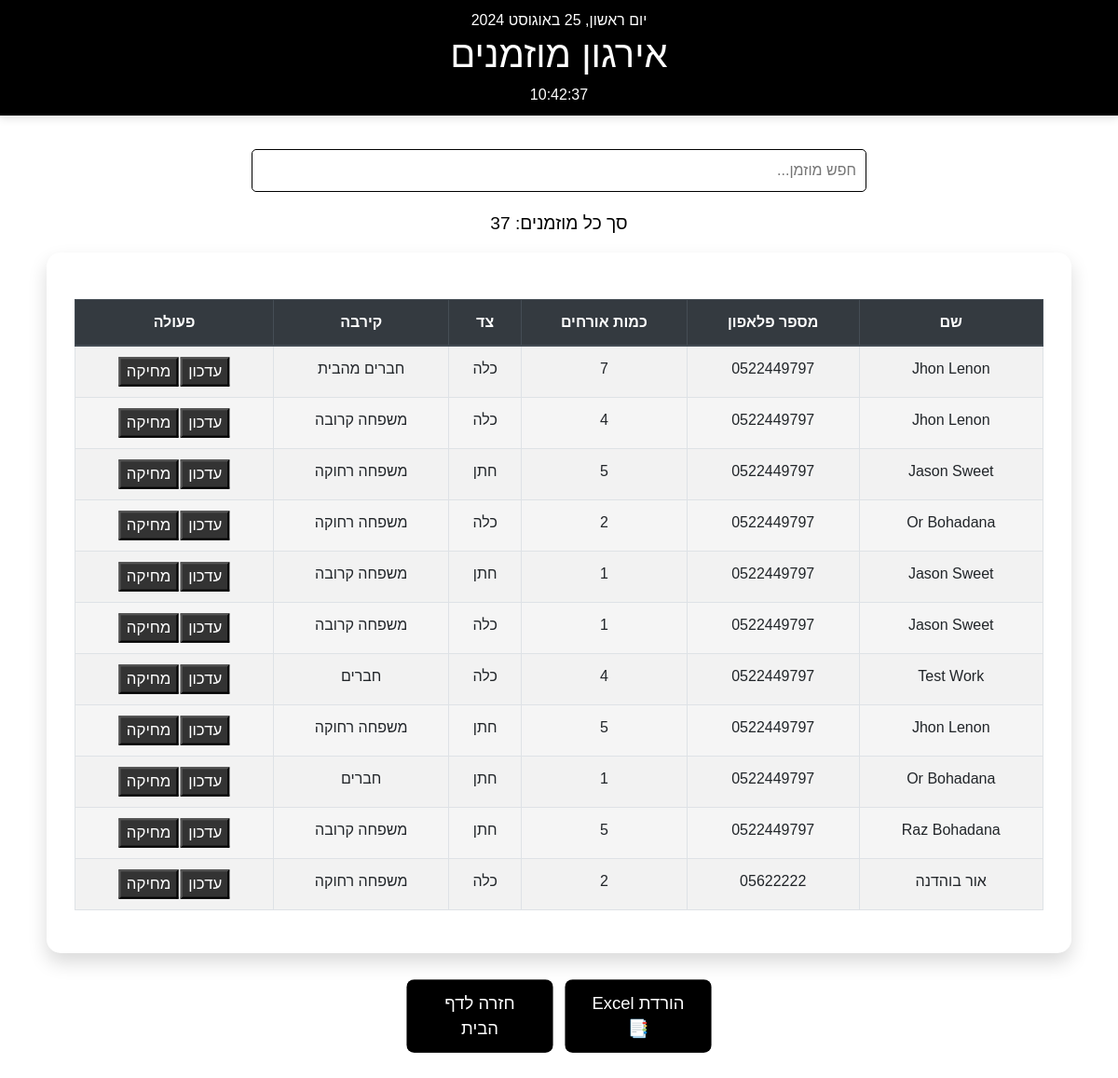
Page /guest_table on the committed database.
### tables this page shows
CREATE TABLE people (
                id INTEGER PRIMARY KEY AUTOINCREMENT,
                name TEXT NOT NULL,
                phone TEXT NOT NULL,
                number_guests INTEGER NOT NULL,
                side TEXT NOT NULL,
                relationship TEXT NOT NULL
            );

### app.py (the view)
@app.route('/guest_table', methods=['GET'])
def guest_table():
    with sqlite3.connect('people.db') as conn:
        cursor = conn.cursor()
        cursor.execute('SELECT * FROM people')
        myresulet = cursor.fetchall()
        total_guests=get_total_guests()
    if not myresulet:
        logger.info('The table is empty')
        return render_template('empty-table.html')
    else:
        logger.info('Displaying the table in route /guest_table')
        return render_template('guest_table.html', rows=myresulet, total_guests=total_guests)

### app.py (called while the page is built)
def get_total_guests():
        with sqlite3.connect('people.db') as conn:
            cursor = conn.cursor()
            cursor.execute('SELECT * FROM people')
            myresulet = cursor.fetchall()
            total_guests = sum(row[3] for row in myresulet)
            conn.commit()
            return total_guests

### templates/guest_table.html (shortened to what this page needs)
<!DOCTYPE html>
<html lang="he">
  <head>
    <link
      href="https://stackpath.bootstrapcdn.com/bootstrap/4.5.2/css/bootstrap.min.css"
      rel="stylesheet"
    />
  </head>
  <body>
    <header>
      <div class="header-content">
        <div id="date" class="date"></div>
        <h1>אירגון מוזמנים</h1>
        <div id="clock" class="clock"></div>
      </div>
    </header>
    <div class="container">
      <div class="search-container">
        <input
          type="text"
          class="search-input"
          placeholder="חפש מוזמן..."
          oninput="searchTable()"
        />
      </div>
      <p class="total_guest">סך כל מוזמנים: {{ total_guests }}</p>
      <div class="table-container">
        <table class="table table-striped table-bordered">
          <thead class="thead-dark">
            <tr>
              <th>שם</th>
              <th>מספר פלאפון</th>
              <th>כמות אורחים</th>
              <th>צד</th>
              <th>קירבה</th>
              <th>פעולה</th>
            </tr>
          </thead>
          <tbody id="guestTable">
            {% for row in rows %}
            <tr data-id="{{ row[0] }}">
              <td class="editable">{{ row[1] }}</td>
              <td class="editable">{{ row[2] }}</td>
              <td class="editable">{{ row[3] }}</td>
              <td class="editable">{{ row[4] }}</td>
              <td class="editable">{{ row[5] }}</td>
              <td>
                <button
                  type="button"
                  class="edit-btn"
                  onclick="editGuest(this)"
                >
                  עדכון
                </button>
                <button
                  type="button"
                  class="delete-btn"
                  onclick="deleteGuest(this)"
                >
                  מחיקה
                </button>
              </td>
            </tr>
            {% endfor %}
          </tbody>
        </table>
      </div>
      <div class="button-group">
        <form method="get" action="/download">
          <button type="submit" class="btn download-button">
            הורדת Excel 📑
          </button>
        </form>
        <button class="btn btn-back" onclick="window.location.href='/'">
          חזרה לדף הבית
        </button>
      </div>
    </div>
  </body>
</html>

### templates/guest_table.html (style rules this page uses)
body { font-family: "Arial", sans-serif; background-color: #ffffff; margin: 0; padding: 30px; text-align: right; direction: rtl; color: #000000; }
header { position: fixed; top: 0; left: 0; width: 100%; background-color: #000000; color: white; padding: 10px; z-index: 1000; box-shadow: 0 4px 8px rgba(0, 0, 0, 0.1); display: block; text-align: center; }
.container { max-width: 1200px; margin: 100px auto 20px auto; padding: 20px; }
.table-container { background-color: #ffffff; border-radius: 15px; box-shadow: 0 10px 20px rgba(0, 0, 0, 0.15); padding: 30px; }
table { width: 100%; border-collapse: collapse; margin-top: 20px; text-align: center; }
th, td { padding: 15px; border: 1px solid #000000; }
th { background-color: #000000; color: white; }
tbody tr:nth-child(even) { background-color: #f5f5f5; }
tbody tr:nth-child(odd) { background-color: #ffffff; }
.search-container { text-align: center; margin-bottom: 20px; margin-top: 10px; }
.total_guest { text-align: center; margin-top: 10px; font-size: 1.2em; color: #000000; }
.search-input { width: 60%; padding: 10px; border: 1px solid #000000; border-radius: 5px; font-size: 16px; color: #000000; }
button.btn, .save { width: 150px; padding: 10px 20px; font-size: 1.1em; border-radius: 8px; cursor: pointer; transition: background-color 0.3s ease, transform 0.2s ease; text-align: center; background-color: #000000; color: white; margin: 10px; }
button, .save:hover { background-color: #333333; transform: scale(1.05); color: white; }
.button-group { margin-top: 20px; display: flex; justify-content: center; }

### rows in the picture
people: name "Jhon Lenon", phone "0522449797", number_guests "7", side "כלה", relationship "חברים מהבית"
people: name "Jhon Lenon", phone "0522449797", number_guests "4", side "כלה", relationship "משפחה קרובה"
people: name "Jason Sweet", phone "0522449797", number_guests "5", side "חתן", relationship "משפחה רחוקה"
people: name "Or Bohadana", phone "0522449797", number_guests "2", side "כלה", relationship "משפחה רחוקה"
people: name "Jason Sweet", phone "0522449797", number_guests "1", side "חתן", relationship "משפחה קרובה"
people: name "Jason Sweet", phone "0522449797", number_guests "1", side "כלה", relationship "משפחה קרובה"
people: name "Test Work", phone "0522449797", number_guests "4", side "כלה", relationship "חברים"
people: name "Jhon Lenon", phone "0522449797", number_guests "5", side "חתן", relationship "משפחה רחוקה"
people: name "Or Bohadana", phone "0522449797", number_guests "1", side "חתן", relationship "חברים"
people: name "Raz Bohadana", phone "0522449797", number_guests "5", side "חתן", relationship "משפחה קרובה"
people: name "אור בוהדנה", phone "05622222", number_guests "2", side "כלה", relationship "משפחה רחוקה"

### other values in the picture
{{ total_guests }} "37"
